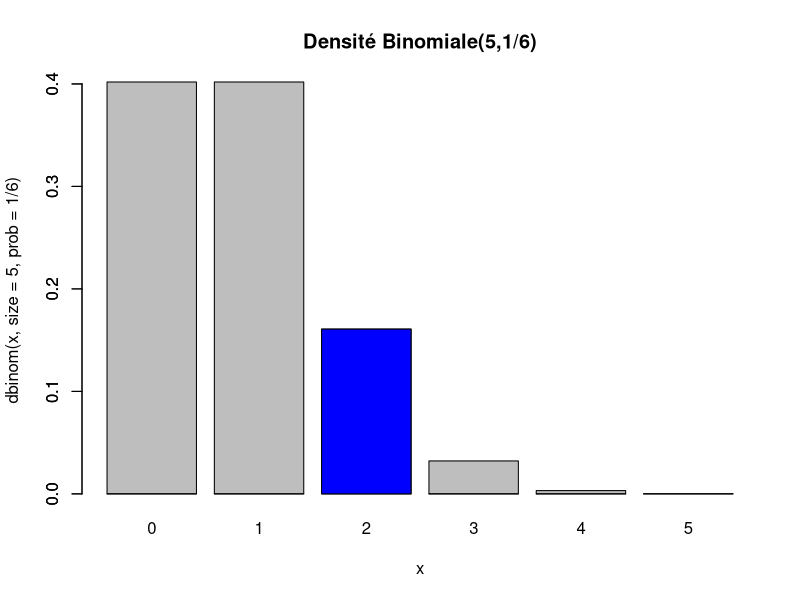
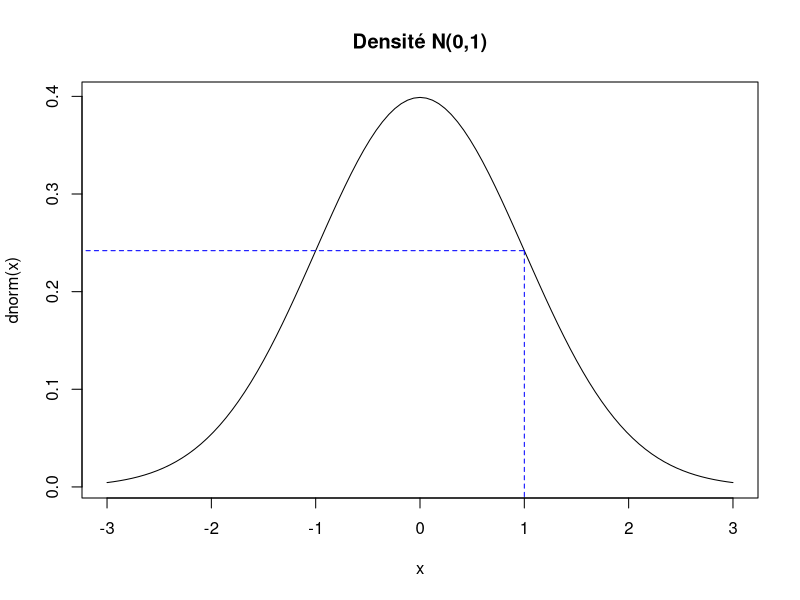
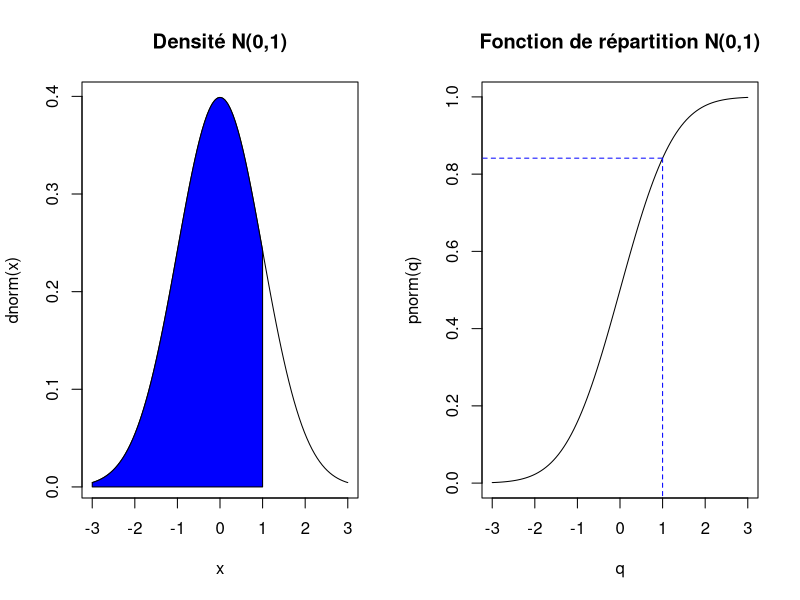
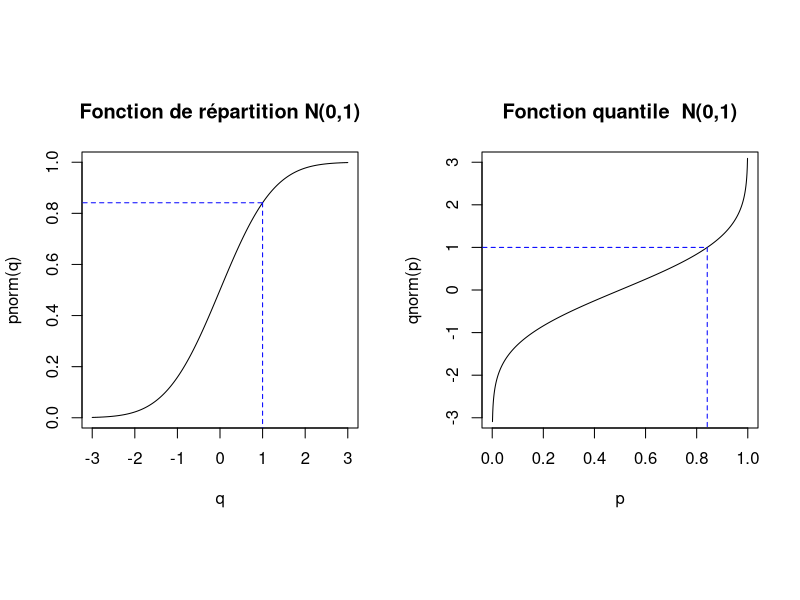
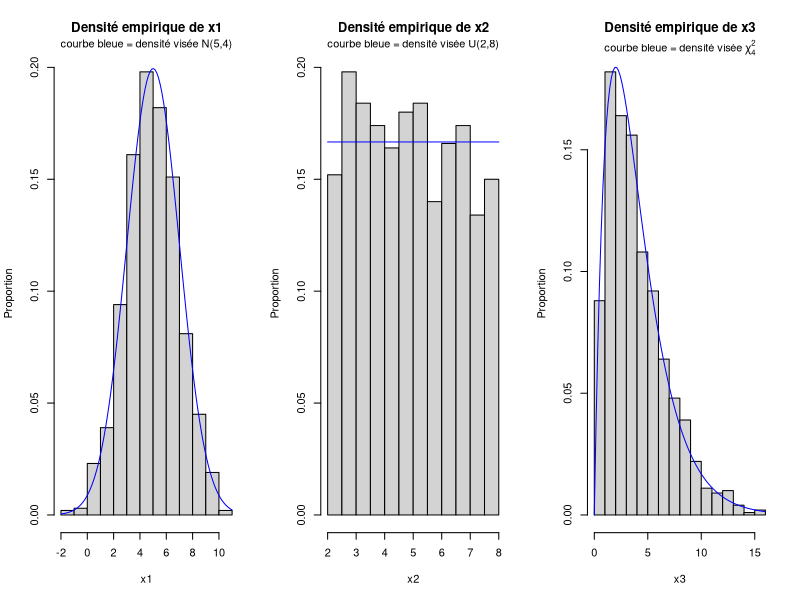

Generate these figures, in order, with R: (Note: this script raises an error after producing the figures.)
## ---- chunk 1
dbinom(x = 2, size = 5, prob = 1/6)
## ---- chunk 2
barplot(
  height = dbinom(0:5, size = 5, prob = 1/6), 
  names.arg = 0:5,
  main = "Densité Binomiale(5,1/6)",
  xlab = "x",
  ylab = "dbinom(x, size = 5, prob = 1/6)")
barplot(
  height = c(0, 0, dbinom(2, size = 5, prob = 1/6), 0, 0, 0),
  col = "blue",
  add = TRUE
)
## ---- chunk 3
dnorm(x = 1)
## ---- chunk 4
curve(expr = dnorm, xlim = c(-3, 3), main = "Densité N(0,1)")
segments(
  x0 = c(-4, 1), y0 = dnorm(1), x1 = 1, y1 = c(dnorm(1), -1), 
  lty = 2, col = "blue"
)
## ---- chunk 5
dnorm(x = 1, mean = c(-2, 0, 1), sd = c(1, 1.5, 2))
## ---- chunk 6
pnorm(q = 1)
## ---- chunk 7
par.default <- par(mfrow = c(1,2))

curve(expr = dnorm, xlim = c(-3, 3), main = "Densité N(0,1)")
x <- seq(from = -3, to = 1, length = 100)
polygon(x = c(x, 1, -3), y = c(dnorm(x), 0, 0), col = "blue")

curve(
  expr = pnorm, xlim = c(-3, 3), 
  main = "Fonction de répartition N(0,1)", xname = "q"
)
segments(
  x0 = c(-4, 1), y0 = pnorm(1), x1 = 1, y1 = c(pnorm(1), -1), 
  lty = 2, col = "blue"
)

par(par.default)
## ---- chunk 8
qnorm(p = 0.8413447)
## ---- chunk 9
par.default <- par(mfrow = c(1,2), pty = "s")

curve(
  expr = pnorm, xlim = c(-3, 3), n = 1000, ylim = c(0, 1), asp=6,
  main = "Fonction de répartition N(0,1)", xname = "q"
)
segments(
  x0 = c(-4, 1), y0 = pnorm(1),  x1 = 1, y1 = c(pnorm(1), -1), 
  lty = 2, col = "blue"
)

curve(
  expr = qnorm, xlim = c(0, 1), n = 1000, ylim = c(-3, 3), asp=1/6, 
  main = "Fonction quantile  N(0,1)", xname = "p"
)
segments(
  x0 = c(-0.2, pnorm(1)), y0 = qnorm(pnorm(1)), 
  x1 = pnorm(1), y1 = c(qnorm(pnorm(1)), -4), 
  lty = 2, col = "blue"
)

par(par.default)
## ---- chunk 10
par.default <- par(mfrow = c(1,3))

set.seed(150)
x1 <- rnorm(1000, mean = 5, sd = 2)
hist(x1, freq = FALSE, ylab = "Proportion", main = "Densité empirique de x1")
title(main = "courbe bleue = densité visée N(5,4)", line = 0.5, cex.main = 1, font.main = 1)
curve(dnorm(x, mean = 5, sd = 2), add = TRUE, col = "blue")

set.seed(264)
x2 <- runif(1000, min = 2, max = 8)
hist(x2, freq = FALSE, ylab = "Proportion", main = "Densité empirique de x2")
title(main = "courbe bleue = densité visée U(2,8)", line = 0.5, cex.main = 1, font.main = 1)
curve(dunif(x, min = 2, max = 8), add = TRUE, col = "blue")

set.seed(321)
x3 <- rchisq(1000, df = 4)
hist(x3, freq = FALSE, ylab = "Proportion", main = "Densité empirique de x3")
title(main = expression(paste("courbe bleue = densité visée ", chi[4]^2)), line = 0.5, cex.main = 1, font.main = 1)
curve(dchisq(x, df = 4), add = TRUE, col = "blue")

set.seed(NULL)
par(par.default)
## ---- chunk 11
sample(x = c("Luc", "Kim", "Paul", "Ève"))
## ---- chunk 12
sample(x = 1:6)
## ---- chunk 13
sample(x = 1:6, size = 5)
## ---- chunk 14
sample(x = 1:6, size = 10, replace = TRUE)
## ---- chunk 15
sample(x = 1:6, size = 20, replace = TRUE, prob = c(1/2, rep(1/10, times = 5)))
## ---- chunk 16
sample.int(n = 6, size = 4)
## ---- chunk 17
str(iris)
index_ech <- sample.int(n = nrow(iris), size = 5, replace = FALSE)
index_ech
iris_ech <- iris[index_ech, ]
iris_ech
## ---- chunk 18
sample(x = letters, size = 5)
sample(x = letters, size = 5)
## ---- chunk 19
str(.Random.seed, width = 87, strict.width = 'cut')
## ---- chunk 20
sample(x = letters, size = 5)
## ---- chunk 21
str(.Random.seed, width = 87, strict.width = 'cut')
## ---- chunk 22
sample(x = letters, size = 5)
## ---- chunk 23
str(.Random.seed, width = 87, strict.width = 'cut')
## ---- chunk 24
set.seed(753)
## ---- chunk 25
str(.Random.seed, width = 87, strict.width = 'cut')
## ---- chunk 26
sample(x = letters, size = 5)
## ---- chunk 27
str(.Random.seed, width = 87, strict.width = 'cut')
## ---- chunk 28
sample(x = letters, size = 5)
## ---- chunk 29
set.seed(753)
sample(x = letters, size = 5)
## ---- chunk 30
t.test(
  Sepal.Width ~ Species,
  data = iris,
  subset = Species %in% c("versicolor", "virginica")
)
## ---- chunk 31
# multiplication par 2, car le test est bilatéral et la loi t est symétrique
pt(q = -3.2058, df = 97.927)*2 
## ---- chunk 32
wilcox.test(
  Sepal.Width ~ Species,
  data = iris, 
  subset = Species %in% c("versicolor", "virginica"), 
  exact = FALSE
)
## ---- chunk 33
reg <- lm(Sepal.Width ~ Sepal.Length, data = iris)
reg
## ---- chunk 34
ANOVA <- aov(Sepal.Width ~ Species, data = iris)
ANOVA
## ---- chunk 35
reg <- lm(Sepal.Width ~ Sepal.Length - 1, data = iris)
# ou encore :
reg <- lm(Sepal.Width ~ Sepal.Length + 0, data = iris)
## ---- chunk 36
coef(summary(reg))
## ---- chunk 37
reg <- lm(log(Sepal.Width) ~ log(Sepal.Length), data = iris)
## ---- chunk 38
coef(summary(reg))
## ---- chunk 39
reg <- lm(Sepal.Width ~ Sepal.Length + Sepal.Length^2, data = iris)
## ---- chunk 40
coef(summary(reg))
## ---- chunk 41
reg <- lm(Sepal.Width ~ Sepal.Length + I(Sepal.Length^2), data = iris)
## ---- chunk 42
coef(summary(reg))
## ---- chunk 43
iris$Sepal.Length_catego <- cut(
  x = iris$Sepal.Length, 
  breaks = c(-Inf, quantile(iris$Sepal.Length, probs = c(1/3, 2/3)), Inf),
  right = FALSE
)
iris$Petal.Width_catego <- cut(
  x = iris$Petal.Width, 
  breaks = c(-Inf, quantile(iris$Petal.Width, probs = c(1/3, 2/3)), Inf), 
  right = FALSE
  )
## ---- chunk 44
ANOVA <- aov(Sepal.Width ~ Species*Sepal.Length_catego*Petal.Width_catego, data = iris)
# ou encore
ANOVA <- aov(
  Sepal.Width ~ (Species + Sepal.Length_catego + Petal.Width_catego)^3,
  data = iris
)
## ---- chunk 45
summary(ANOVA)
## ---- chunk 46
ANOVA <- aov(
  Sepal.Width ~ Species*Sepal.Length_catego*Petal.Width_catego - 
                Species:Sepal.Length_catego:Petal.Width_catego, 
  data = iris
)
# ou encore
ANOVA <- aov(
  Sepal.Width ~ (Species + Sepal.Length_catego + Petal.Width_catego)^2, 
  data = iris
)
## ---- chunk 47
summary(ANOVA)
## ---- chunk 48
reg <- lm(iris$Sepal.Width ~ iris$Sepal.Length)
coef(summary(reg))
## ---- chunk 49
reg <- lm(Sepal.Width ~ Sepal.Length, data = iris)  # (plus besoin des iris$ dans la formule)
coef(summary(reg))
## ---- chunk 50
reg <- lm(Sepal.Width ~ Sepal.Length, data = iris, subset = Species == "setosa")
coef(summary(reg))
## ---- chunk 51
iris2 <- iris
iris2$Sepal.Length[6] <- NA # pour insérer une donnée manquante (pas de NA dans iris)
## ---- chunk 52
getOption("na.action")
## ---- chunk 53
reg <- lm(Sepal.Width ~ Sepal.Length, data = iris)
reg
## ---- chunk 54
str(reg, list.len = 5)
## ---- chunk 55
class(reg)
print(reg)
## ---- chunk 56
ANOVA <- aov(Sepal.Width ~ Species, data = iris)
class(ANOVA)
## ---- chunk 57
reg <- lm(Sepal.Width ~ Sepal.Length, data = iris)
coef(reg)
## ---- chunk 58
reg$coefficients
## ---- chunk 59
reg <- lm(Sepal.Width ~ Sepal.Length + Petal.Width, data = iris)
summary(reg)
confint(reg)
str(residuals(reg))
predict(
  reg, 
  newdata = data.frame(
    Sepal.Length = c(5, 6),
    Petal.Width = c(1, 2)
  )
)
ANOVA <- aov(Sepal.Width ~ Species + Sepal.Length_catego, data = iris)
summary(ANOVA)
anova(ANOVA)
model.tables(ANOVA, type = "means")
TukeyHSD(ANOVA)
## ---- chunk 60
reg <- lm(Sepal.Width ~ Sepal.Length, data = iris)
reg_summary <- summary(reg)
sort(names(reg))
sort(names(reg_summary))
## ---- chunk 61
reg$coefficients
reg_summary$coefficients
## ---- chunk 62
reg_summary$r.squared
## ---- chunk 63
ANOVA <- aov(Sepal.Width ~ Species + Sepal.Length_catego, data = iris)
ANOVA_summary <- summary(ANOVA)
str(ANOVA_summary)
## ---- chunk 64
reg <- lm(Sepal.Width ~ Sepal.Length, data = iris)
## ---- chunk 65
library(broom)
tidy(reg) # très similaire à coef(summary(reg)) pour une sortie de lm
head(augment(reg))
glance(reg)
## ---- chunk 66
iris_ech_num <- iris_ech[, c("Sepal.Length", "Sepal.Width", "Petal.Length", "Petal.Width")]
iris_ech_num
## ---- chunk 67
dist(iris_ech_num, method = "euclidean", diag = TRUE)
## ---- chunk 68
dist(iris_ech_num, method = "minkowski", p = 2, diag = TRUE)
## ---- chunk 69
adist("Allo", "Hello")
## ---- chunk 70
A <- matrix(1:6, 3, 2)
A
B <- matrix(6:1, 3, 2)
B
A*B
## ---- chunk 71
A%*%B
C <- matrix(c(5,2,3,7), 2, 2)
C
A%*%C
## ---- chunk 72
solve(C)
## ---- chunk 73
crossprod(A,B)
# équivalent à
t(A)%*%B
## ---- chunk 74
1:3 %o% 4:5
1:3 %x% 4:5
## ---- chunk 75
A <- matrix(12:1, nrow = 3, ncol = 4)
A
B <- matrix(c(1,2), 2, 1)
B
A %o% B
A %x% B
## ---- chunk 76
outer(1:3, 4:5, '+')
kronecker(1:3, 4:5, '+')
## ---- chunk 77
C
diag(C)
## ---- chunk 78
diag(1:3)
## ---- chunk 79
diag(3)
## ---- chunk 80
df <- deriv(~ log(x) + sin(x), "x")
df
## ---- chunk 81
x <- 2:5
## ---- chunk 82
eval(df)
## ---- chunk 83
log(x) + sin(x)
## ---- chunk 84
1/x + cos(x)
## ---- chunk 85
# Points en lesquels nous allons dériver
x <- as.double(-3:3)
# Valeur de la fonction en ces points
pnorm(x)
# Calcul de la dérivée en ces points
numericDeriv(quote(pnorm(x)), "x")
## ---- chunk 86
dnorm(x)
## ---- chunk 87
delta <- .000001
(pnorm(x+delta) - pnorm(x-delta))/(2*delta)
## ---- chunk 88
integrate(dnorm, -Inf, 1)
## ---- chunk 89
pnorm(1)
## ---- chunk 90
curve(
  expr = dnorm(x, mean = 3), from = -3, to = 10, 
  main = "Maximum de la densité normale", ylab = "densité N(3,1)"
)
abline(v = 3, lty = 2, col = "blue")
## ---- chunk 91
optimize(f = dnorm, interval = c(-3, 10), mean = 3, maximum = TRUE)
## ---- chunk 92
dnorm(x = 3, mean = 3)
## ---- chunk 93
moindresCarres <- function(beta, y, X) {
  as.vector(crossprod(y - X %*% matrix(beta, ncol = 1)))
}
## ---- chunk 94
reg <- lm(dist ~ speed + I(speed^2), data = cars)
coefficients(reg)
## ---- chunk 95
y <- cars$dist
X <- cbind(intercept = 1, cars$speed, cars$speed^2)
## ---- chunk 96
moindresCarres(beta = coefficients(reg), y = y, X = X)
## ---- chunk 97
op1 <- optim(par = c(3,3,3), fn = moindresCarres, y = y, X = X)
op1
## ---- chunk 98
op2 <- optim(par = c(3,3,3), fn = moindresCarres, y = y, X = X, method = "BFGS")
op2
## ---- chunk 99
op3 <- optim(par = c(2.5,1,0.1), fn = moindresCarres, y = y, X = X)
op3
## ---- chunk 100
coefficients(reg)
op2$par
